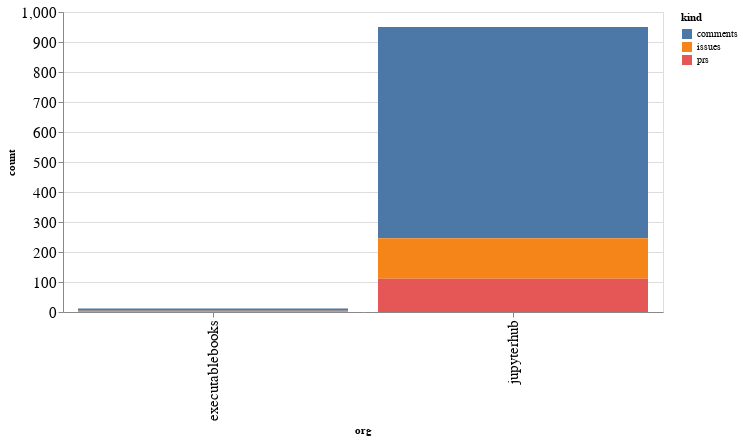

The cell this chart's notebook holds for it:
### Code cell
alt.Chart(org_summaries, width=600).mark_bar().encode(
    x='org',
    y='count',
    color='kind',
    tooltip="org"
)

### Figure 1 — Vega-Lite specification as saved in the notebook (floating-point values rounded to 4 significant figures)
{"config": {"axisLeft": {"labelFontSize": 15}, "axisBottom": {"labelFontSize": 15}}, "data": {"name": "data-4a300bd66ad0822cddaf1deb26fbe263"}, "mark": "bar", "encoding": {"color": {"type": "nominal", "field": "kind"}, "tooltip": {"type": "nominal", "field": "org"}, "x": {"type": "nominal", "field": "org"}, "y": {"type": "quantitative", "field": "count"}}, "width": 600, "$schema": "https://vega.github.io/schema/vega-lite/v4.8.1.json", "datasets": {"data-4a300bd66ad0822cddaf1deb26fbe263": [{"org": "executablebooks", "kind": "comments", "count": 8}, {"org": "executablebooks", "kind": "issues", "count": 2}, {"org": "executablebooks", "kind": "prs", "count": 2}, {"org": "jupyterhub", "kind": "comments", "count": 704}, {"org": "jupyterhub", "kind": "issues", "count": 135}, {"org": "jupyterhub", "kind": "prs", "count": 111}]}}
